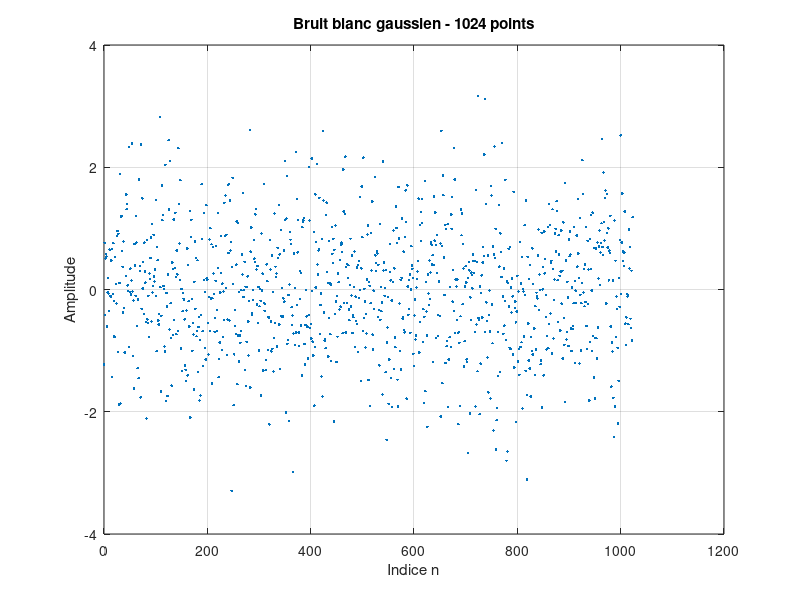

Reproduce this figure in MATLAB.
clear; close all; clc;

rng(0);
N = 1024;
K = randn(1, N);

figure;
plot(0:N-1, K, '.');
grid on;
xlabel('Indice n');
ylabel('Amplitude');
title(sprintf('Bruit blanc gaussien - %d points', N));

fprintf('Moyenne estimee   : %.4f  (theorie : 0)\n', mean(K));
fprintf('Ecart-type estime : %.4f  (theorie : 1)\n', std(K, 1));
